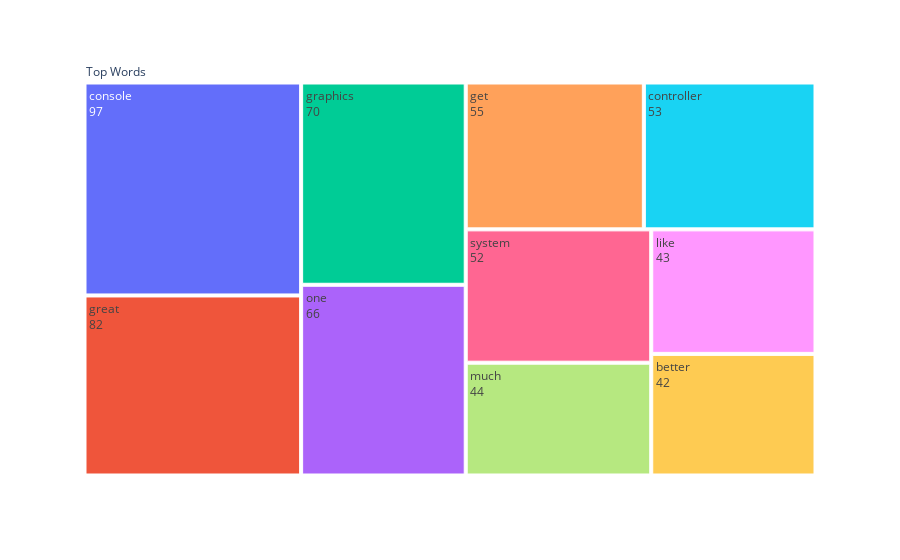

The notebook cell this image was saved under:
### Code cell
import plotly.express as px
df['Top Words'] = 'Top Words'
fig = px.treemap(df, path=['Top Words', 'Token'], values='Frequency')
fig.data[0].textinfo = 'label+value'
fig.show()

### Figure 1 — Plotly figure (JSON) as saved in the notebook; plotly's stock layout.template omitted (floating-point values rounded to 4 significant figures)
{"data": [{"branchvalues": "total", "domain": {"x": [0, 1], "y": [0, 1]}, "hovertemplate": "labels=%{label}<br>Frequency=%{value}<br>parent=%{parent}<br>id=%{id}<extra></extra>", "ids": ["Top Words/better", "Top Words/console", "Top Words/controller", "Top Words/get", "Top Words/graphics", "Top Words/great", "Top Words/like", "Top Words/much", "Top Words/one", "Top Words/system", "Top Words"], "labels": ["better", "console", "controller", "get", "graphics", "great", "like", "much", "one", "system", "Top Words"], "name": "", "parents": ["Top Words", "Top Words", "Top Words", "Top Words", "Top Words", "Top Words", "Top Words", "Top Words", "Top Words", "Top Words", ""], "textinfo": "label+value", "type": "treemap", "values": [42, 97, 53, 55, 70, 82, 43, 44, 66, 52, 604]}], "layout": {"legend": {"tracegroupgap": 0}, "margin": {"t": 60}}}
